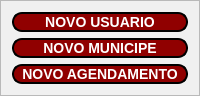
         <widget class="QFrame" name="frame_cadastrar">
          <property name="sizePolicy">
           <sizepolicy hsizetype="Preferred" vsizetype="Maximum">
            <horstretch>0</horstretch>
            <verstretch>0</verstretch>
           </sizepolicy>
          </property>
          <property name="maximumSize">
           <size>
            <width>16777215</width>
            <height>0</height>
           </size>
          </property>
          <property name="styleSheet">
           <string notr="true">background-color: rgb(240, 240, 240);
</string>
          </property>
          <property name="frameShape">
           <enum>QFrame::StyledPanel</enum>
          </property>
          <property name="frameShadow">
           <enum>QFrame::Raised</enum>
          </property>
          <layout class="QVBoxLayout" name="verticalLayout">
           <item>
            <widget class="QPushButton" name="btn_new_user">
             <property name="cursor">
              <cursorShape>PointingHandCursor</cursorShape>
             </property>
             <property name="styleSheet">
              <string notr="true">QPushButton {
	color: rgb(255, 255, 255);
    
	background-color: rgb(144, 0, 0);
    border-style: outset;
    border-width: 2px;
    border-radius: 10px;
    border-color: black;
    font: bold 14px;

}

QPushButton:hover {
	background-color: rgb(238, 238, 0);
    border-style: inset;
	color: rgb(0, 0, 0);
}
QPushButton:pressed {
    background-color: red;
    border-style: inset;
}</string>
             </property>
             <property name="text">
              <string>NOVO USUARIO</string>
             </property>
            </widget>
           </item>
           <item>
            <widget class="QPushButton" name="btn_new_municipe">
             <property name="cursor">
              <cursorShape>PointingHandCursor</cursorShape>
             </property>
             <property name="styleSheet">
              <string notr="true">QPushButton {
	color: rgb(255, 255, 255);
    
	background-color: rgb(144, 0, 0);
    border-style: outset;
    border-width: 2px;
    border-radius: 10px;
    border-color: black;
    font: bold 14px;

}

QPushButton:hover {
	background-color: rgb(238, 238, 0);
    border-style: inset;
	color: rgb(0, 0, 0);
}
QPushButton:pressed {
    background-color: red;
    border-style: inset;
}</string>
             </property>
             <property name="text">
              <string>NOVO MUNICIPE</string>
             </property>
            </widget>
           </item>
           <item>
            <widget class="QPushButton" name="btn_new_agendamento">
             <property name="cursor">
              <cursorShape>PointingHandCursor</cursorShape>
             </property>
             <property name="styleSheet">
              <string notr="true">QPushButton {
	color: rgb(255, 255, 255);
    
	background-color: rgb(144, 0, 0);
    border-style: outset;
    border-width: 2px;
    border-radius: 10px;
    border-color: black;
    font: bold 14px;

}

QPushButton:hover {
	background-color: rgb(238, 238, 0);
    border-style: inset;
	color: rgb(0, 0, 0);
}
QPushButton:pressed {
    background-color: red;
    border-style: inset;
}</string>
             </property>
             <property name="text">
              <string>NOVO AGENDAMENTO</string>
             </property>
            </widget>
           </item>
          </layout>
         </widget>
